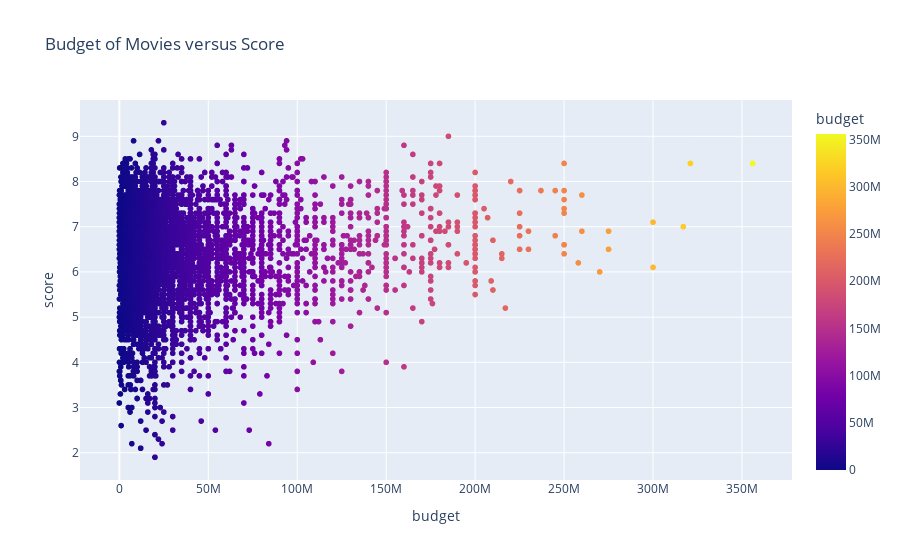

Write notebook code for a chart like this one.
### Markdown cell above
Here is another scatter plot that graphs budget of movies versus score/ratings of the movie. We can see that there is a slightly positive correlation between the two variables, but not one that is super strong.

### Code cell
#plots scatter plot of budget vs score
fig = px.scatter(df, x = 'budget', y= 'score', color='budget', title="Budget of Movies versus Score",)
fig.show()

### Figure 1 — Plotly figure (JSON) as saved in the notebook; plotly's stock layout.template omitted (floating-point values rounded to 4 significant figures; data arrays with more than 128 entries replaced by an {"elided": "..."} marker saying what was removed)
{"data": [{"hovertemplate": "budget=%{marker.color}<br>score=%{y}<extra></extra>", "legendgroup": "", "marker": {"color": {"elided": "7668 int values"}, "coloraxis": "coloraxis", "symbol": "circle"}, "mode": "markers", "name": "", "showlegend": false, "type": "scattergl", "x": {"elided": "7668 int values"}, "xaxis": "x", "y": {"elided": "7668 float values"}, "yaxis": "y"}], "layout": {"coloraxis": {"colorbar": {"title": {"text": "budget"}}, "colorscale": [[0, "#0d0887"], [0.1111, "#46039f"], [0.2222, "#7201a8"], [0.3333, "#9c179e"], [0.4444, "#bd3786"], [0.5556, "#d8576b"], [0.6667, "#ed7953"], [0.7778, "#fb9f3a"], [0.8889, "#fdca26"], [1, "#f0f921"]]}, "legend": {"tracegroupgap": 0}, "title": {"text": "Budget of Movies versus Score"}, "xaxis": {"anchor": "y", "domain": [0, 1], "title": {"text": "budget"}}, "yaxis": {"anchor": "x", "domain": [0, 1], "title": {"text": "score"}}}}
